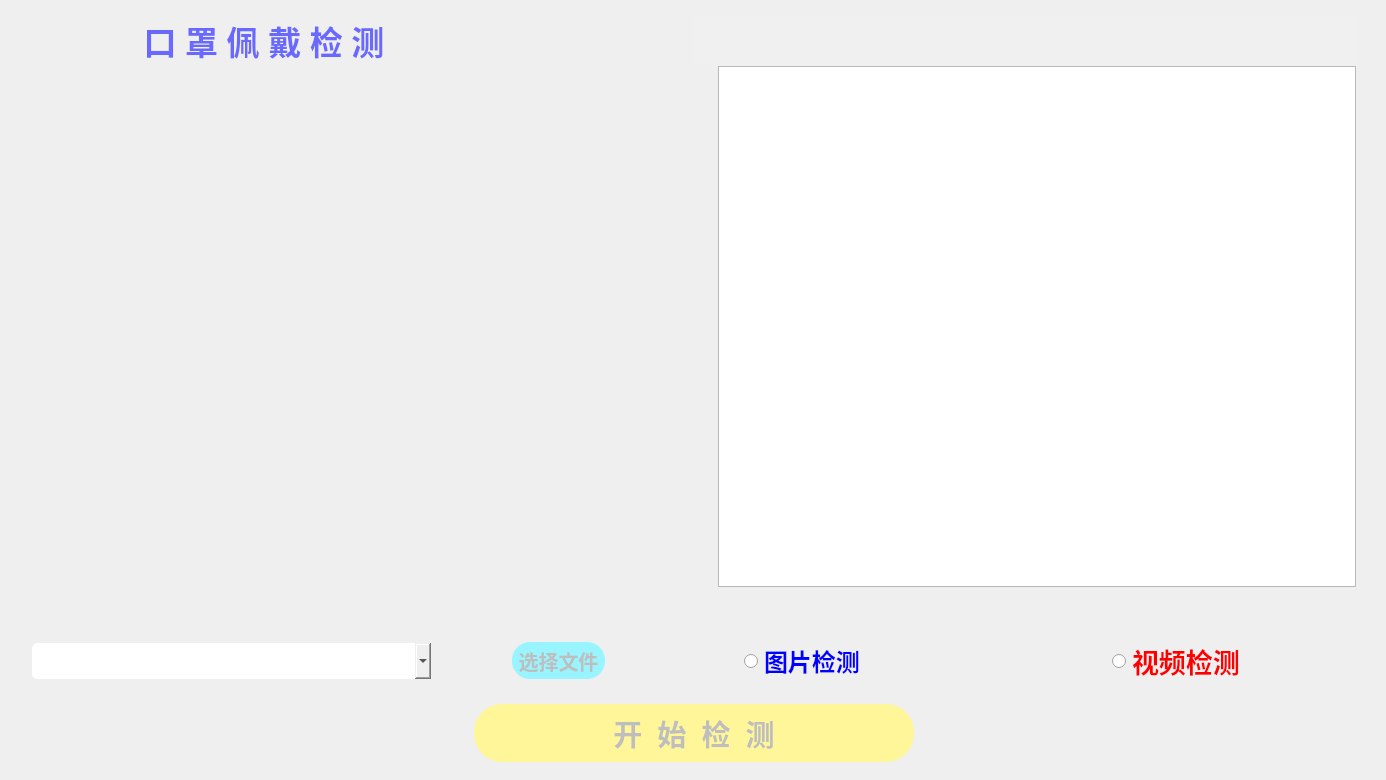
<?xml version="1.0" encoding="UTF-8"?>
<ui version="4.0">
 <author>huang</author>
 <class>Form</class>
 <widget class="QWidget" name="Form">
  <property name="geometry">
   <rect>
    <x>0</x>
    <y>0</y>
    <width>1386</width>
    <height>780</height>
   </rect>
  </property>
  <property name="windowTitle">
   <string>Form</string>
  </property>
  <property name="styleSheet">
   <string notr="true"/>
  </property>
  <layout class="QVBoxLayout" name="verticalLayout_2" stretch="0,6,1,1">
   <property name="spacing">
    <number>1</number>
   </property>
   <property name="leftMargin">
    <number>32</number>
   </property>
   <property name="topMargin">
    <number>16</number>
   </property>
   <property name="rightMargin">
    <number>30</number>
   </property>
   <property name="bottomMargin">
    <number>8</number>
   </property>
   <item>
    <layout class="QHBoxLayout" name="horizontalLayout_3" stretch="1,1">
     <item>
      <widget class="QLabel" name="label_2">
       <property name="font">
        <font>
         <family>华文细黑</family>
         <pointsize>25</pointsize>
         <weight>75</weight>
         <bold>true</bold>
        </font>
       </property>
       <property name="styleSheet">
        <string notr="true">QLabel
{color:rgb(105, 105, 255)}</string>
       </property>
       <property name="text">
        <string>             口 罩 佩 戴 检 测                 </string>
       </property>
      </widget>
     </item>
     <item>
      <widget class="QLabel" name="l3">
       <property name="styleSheet">
        <string notr="true">QLabel
{background:rgb(240, 240, 240)}</string>
       </property>
       <property name="text">
        <string/>
       </property>
      </widget>
     </item>
    </layout>
   </item>
   <item>
    <layout class="QHBoxLayout" name="horizontalLayout_4" stretch="1,0,1">
     <item>
      <widget class="QLabel" name="img_label">
       <property name="sizePolicy">
        <sizepolicy hsizetype="Preferred" vsizetype="Preferred">
         <horstretch>0</horstretch>
         <verstretch>0</verstretch>
        </sizepolicy>
       </property>
       <property name="styleSheet">
        <string notr="true"/>
       </property>
       <property name="text">
        <string/>
       </property>
      </widget>
     </item>
     <item>
      <spacer name="horizontalSpacer">
       <property name="orientation">
        <enum>Qt::Horizontal</enum>
       </property>
       <property name="sizeHint" stdset="0">
        <size>
         <width>47</width>
         <height>20</height>
        </size>
       </property>
      </spacer>
     </item>
     <item>
      <layout class="QVBoxLayout" name="verticalLayout">
       <item>
        <widget class="QTextBrowser" name="print">
         <property name="font">
          <font>
           <family>华文细黑</family>
           <pointsize>16</pointsize>
           <weight>75</weight>
           <bold>true</bold>
           <underline>false</underline>
          </font>
         </property>
         <property name="styleSheet">
          <string notr="true"/>
         </property>
        </widget>
       </item>
      </layout>
     </item>
    </layout>
   </item>
   <item>
    <layout class="QHBoxLayout" name="horizontalLayout" stretch="2,0,0,0,0,1,1">
     <property name="topMargin">
      <number>50</number>
     </property>
     <item>
      <widget class="QComboBox" name="comboBox">
       <property name="enabled">
        <bool>true</bool>
       </property>
       <property name="sizePolicy">
        <sizepolicy hsizetype="Preferred" vsizetype="Preferred">
         <horstretch>0</horstretch>
         <verstretch>0</verstretch>
        </sizepolicy>
       </property>
       <property name="maximumSize">
        <size>
         <width>399</width>
         <height>36</height>
        </size>
       </property>
       <property name="font">
        <font>
         <family>华文细黑</family>
         <pointsize>14</pointsize>
        </font>
       </property>
       <property name="styleSheet">
        <string notr="true">QComboBox
{color:rgb(0, 0, 0);border-radius:5px}</string>
       </property>
      </widget>
     </item>
     <item>
      <spacer name="horizontalSpacer_2">
       <property name="orientation">
        <enum>Qt::Horizontal</enum>
       </property>
       <property name="sizeHint" stdset="0">
        <size>
         <width>80</width>
         <height>20</height>
        </size>
       </property>
      </spacer>
     </item>
     <item>
      <widget class="QToolButton" name="btn_sel">
       <property name="enabled">
        <bool>false</bool>
       </property>
       <property name="sizePolicy">
        <sizepolicy hsizetype="Maximum" vsizetype="Preferred">
         <horstretch>0</horstretch>
         <verstretch>0</verstretch>
        </sizepolicy>
       </property>
       <property name="maximumSize">
        <size>
         <width>120</width>
         <height>37</height>
        </size>
       </property>
       <property name="font">
        <font>
         <family>华文细黑</family>
         <pointsize>15</pointsize>
         <weight>75</weight>
         <bold>true</bold>
        </font>
       </property>
       <property name="styleSheet">
        <string notr="true">QToolButton
{background:rgb(152, 245, 255);border-radius:18px}</string>
       </property>
       <property name="text">
        <string>选择文件</string>
       </property>
      </widget>
     </item>
     <item>
      <spacer name="verticalSpacer">
       <property name="orientation">
        <enum>Qt::Vertical</enum>
       </property>
       <property name="sizeHint" stdset="0">
        <size>
         <width>138</width>
         <height>40</height>
        </size>
       </property>
      </spacer>
     </item>
     <item>
      <widget class="QRadioButton" name="btn_i">
       <property name="sizePolicy">
        <sizepolicy hsizetype="Minimum" vsizetype="Expanding">
         <horstretch>0</horstretch>
         <verstretch>0</verstretch>
        </sizepolicy>
       </property>
       <property name="font">
        <font>
         <family>华文细黑</family>
         <pointsize>18</pointsize>
         <weight>75</weight>
         <bold>true</bold>
        </font>
       </property>
       <property name="styleSheet">
        <string notr="true">QRadioButton
{color:rgb(0, 0, 255)}</string>
       </property>
       <property name="text">
        <string>图片检测</string>
       </property>
      </widget>
     </item>
     <item>
      <widget class="QLabel" name="label_4">
       <property name="text">
        <string/>
       </property>
      </widget>
     </item>
     <item>
      <widget class="QRadioButton" name="btn_v">
       <property name="sizePolicy">
        <sizepolicy hsizetype="Minimum" vsizetype="Expanding">
         <horstretch>0</horstretch>
         <verstretch>0</verstretch>
        </sizepolicy>
       </property>
       <property name="font">
        <font>
         <family>华文细黑</family>
         <pointsize>20</pointsize>
         <weight>75</weight>
         <bold>true</bold>
        </font>
       </property>
       <property name="styleSheet">
        <string notr="true">QRadioButton
{color:rgb(255, 0, 0)}</string>
       </property>
       <property name="text">
        <string>视频检测</string>
       </property>
      </widget>
     </item>
    </layout>
   </item>
   <item>
    <layout class="QHBoxLayout" name="horizontalLayout_2">
     <property name="topMargin">
      <number>19</number>
     </property>
     <property name="bottomMargin">
      <number>10</number>
     </property>
     <item>
      <widget class="QLabel" name="label_5">
       <property name="text">
        <string/>
       </property>
      </widget>
     </item>
     <item>
      <widget class="QPushButton" name="btn">
       <property name="enabled">
        <bool>false</bool>
       </property>
       <property name="sizePolicy">
        <sizepolicy hsizetype="Preferred" vsizetype="Preferred">
         <horstretch>0</horstretch>
         <verstretch>0</verstretch>
        </sizepolicy>
       </property>
       <property name="font">
        <font>
         <family>华文细黑</family>
         <pointsize>22</pointsize>
         <weight>75</weight>
         <bold>true</bold>
        </font>
       </property>
       <property name="styleSheet">
        <string notr="true">QPushButton
{background:rgb(255, 246, 153);border-radius:28px}</string>
       </property>
       <property name="text">
        <string>开  始  检  测</string>
       </property>
      </widget>
     </item>
     <item>
      <widget class="QLabel" name="label_6">
       <property name="text">
        <string/>
       </property>
      </widget>
     </item>
    </layout>
   </item>
  </layout>
 </widget>
 <resources/>
 <connections>
  <connection>
   <sender>btn_i</sender>
   <signal>clicked(bool)</signal>
   <receiver>btn_sel</receiver>
   <slot>setEnabled(bool)</slot>
   <hints>
    <hint type="sourcelabel">
     <x>965</x>
     <y>677</y>
    </hint>
    <hint type="destinationlabel">
     <x>535</x>
     <y>647</y>
    </hint>
   </hints>
  </connection>
  <connection>
   <sender>btn_i</sender>
   <signal>clicked(bool)</signal>
   <receiver>comboBox</receiver>
   <slot>setEnabled(bool)</slot>
   <hints>
    <hint type="sourcelabel">
     <x>878</x>
     <y>641</y>
    </hint>
    <hint type="destinationlabel">
     <x>326</x>
     <y>655</y>
    </hint>
   </hints>
  </connection>
  <connection>
   <sender>btn_v</sender>
   <signal>clicked(bool)</signal>
   <receiver>btn</receiver>
   <slot>setEnabled(bool)</slot>
   <hints>
    <hint type="sourcelabel">
     <x>1029</x>
     <y>645</y>
    </hint>
    <hint type="destinationlabel">
     <x>748</x>
     <y>714</y>
    </hint>
   </hints>
  </connection>
  <connection>
   <sender>btn_v</sender>
   <signal>clicked(bool)</signal>
   <receiver>comboBox</receiver>
   <slot>setDisabled(bool)</slot>
   <hints>
    <hint type="sourcelabel">
     <x>1078</x>
     <y>642</y>
    </hint>
    <hint type="destinationlabel">
     <x>305</x>
     <y>651</y>
    </hint>
   </hints>
  </connection>
  <connection>
   <sender>btn_v</sender>
   <signal>clicked(bool)</signal>
   <receiver>btn_sel</receiver>
   <slot>setDisabled(bool)</slot>
   <hints>
    <hint type="sourcelabel">
     <x>1115</x>
     <y>647</y>
    </hint>
    <hint type="destinationlabel">
     <x>513</x>
     <y>649</y>
    </hint>
   </hints>
  </connection>
  <connection>
   <sender>btn_i</sender>
   <signal>clicked(bool)</signal>
   <receiver>btn</receiver>
   <slot>setDisabled(bool)</slot>
   <hints>
    <hint type="sourcelabel">
     <x>839</x>
     <y>670</y>
    </hint>
    <hint type="destinationlabel">
     <x>652</x>
     <y>706</y>
    </hint>
   </hints>
  </connection>
 </connections>
</ui>
